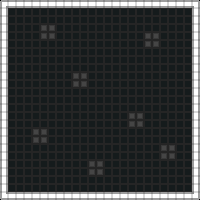

The image is a tile-based game level rendered from a .tmx file. Its description and complete source (layers, tilesets, objects, tile grids) follow:
An orthogonal 25x25 tile map with 8x8 px tiles, 2 tile layers (Tile Layer 1, Tile Layer 2), 2 tilesets.

<map version="1.0" orientation="orthogonal" renderorder="right-down" width="25" height="25" tilewidth="8" tileheight="8" nextobjectid="6">
 <tileset firstgid="1" name="tiles" tilewidth="8" tileheight="8" tilecount="780" columns="30">
  <image source="tiles.png" trans="ff00ff" width="240" height="208" />
 </tileset>
 <tileset firstgid="781" name="lofi_environment" tilewidth="8" tileheight="8" tilecount="256" columns="16">
  <image source="lofi_environment.png" width="128" height="128" />
 </tileset>
 <layer name="Tile Layer 1" width="25" height="25">
  <data encoding="csv">
1,5,5,5,5,5,5,5,5,5,5,5,5,5,5,5,5,5,5,5,5,5,5,5,31,
2684354565,274,274,274,274,274,274,274,274,274,274,274,274,274,274,274,274,274,274,274,274,274,274,274,2684354565,
2684354565,274,274,274,274,274,274,274,274,274,274,274,274,274,274,274,274,274,274,274,274,274,274,274,2684354565,
2684354565,274,274,274,274,50,50,274,274,274,274,274,274,274,274,274,274,274,274,274,274,274,274,274,2684354565,
2684354565,274,274,274,274,50,50,274,274,274,274,274,274,274,274,274,274,274,50,50,274,274,274,274,2684354565,
2684354565,274,274,274,274,274,274,274,274,274,274,274,274,274,274,274,274,274,50,50,274,274,274,274,2684354565,
2684354565,274,274,274,274,274,274,274,274,274,274,274,274,274,274,274,274,274,274,274,274,274,274,274,2684354565,
2684354565,274,274,274,274,274,274,274,274,274,274,274,274,274,274,274,274,274,274,274,274,274,274,274,2684354565,
2684354565,274,274,274,274,274,274,274,274,274,274,274,274,274,274,274,274,274,274,274,274,274,274,274,2684354565,
2684354565,274,274,274,274,274,274,274,274,50,50,274,274,274,274,274,274,274,274,274,274,274,274,274,2684354565,
2684354565,274,274,274,274,274,274,274,274,50,50,274,274,274,274,274,274,274,274,274,274,274,274,274,2684354565,
2684354565,274,274,274,274,274,274,274,274,274,274,274,274,274,274,274,274,274,274,274,274,274,274,274,2684354565,
2684354565,274,274,274,274,274,274,274,274,274,274,274,274,274,274,274,274,274,274,274,274,274,274,274,2684354565,
2684354565,274,274,274,274,274,274,274,274,274,274,274,274,274,274,274,274,274,274,274,274,274,274,274,2684354565,
2684354565,274,274,274,274,274,274,274,274,274,274,274,274,274,274,274,50,50,274,274,274,274,274,274,2684354565,
2684354565,274,274,274,274,274,274,274,274,274,274,274,274,274,274,274,50,50,274,274,274,274,274,274,2684354565,
2684354565,274,274,274,50,50,274,274,274,274,274,274,274,274,274,274,274,274,274,274,274,274,274,274,2684354565,
2684354565,274,274,274,50,50,274,274,274,274,274,274,274,274,274,274,274,274,274,274,274,274,274,274,2684354565,
2684354565,274,274,274,274,274,274,274,274,274,274,274,274,274,274,274,274,274,274,274,50,50,274,274,2684354565,
2684354565,274,274,274,274,274,274,274,274,274,274,274,274,274,274,274,274,274,274,274,50,50,274,274,2684354565,
2684354565,274,274,274,274,274,274,274,274,274,274,50,50,274,274,274,274,274,274,274,274,274,274,274,2684354565,
2684354565,274,274,274,274,274,274,274,274,274,274,50,50,274,274,274,274,274,274,274,274,274,274,274,2684354565,
2684354565,274,274,274,274,274,274,274,274,274,274,274,274,274,274,274,274,274,274,274,274,274,274,274,2684354565,
2684354565,274,274,274,274,274,274,274,274,274,274,274,274,274,274,274,274,274,274,274,274,274,274,274,2684354565,
91,5,5,5,5,5,5,5,5,5,5,5,5,5,5,5,5,5,5,5,5,5,5,5,61
</data>
 </layer>
 <layer name="Tile Layer 2" width="25" height="25">
  <data encoding="csv">
0,0,0,0,0,0,0,0,0,0,0,0,0,0,0,0,0,0,0,0,0,0,0,0,0,
0,0,0,0,0,0,0,0,0,0,0,0,0,0,0,0,0,0,0,0,0,0,0,0,0,
0,0,0,0,0,0,0,0,0,0,0,0,0,0,0,0,0,0,0,0,0,0,0,0,0,
0,0,0,0,0,0,0,0,0,0,0,0,0,0,0,0,0,0,0,0,0,0,0,0,0,
0,0,0,0,0,0,0,0,0,0,0,0,0,0,0,0,0,0,0,0,0,0,0,0,0,
0,0,0,0,0,0,0,0,0,0,0,0,0,0,0,0,0,0,0,0,0,0,0,0,0,
0,0,0,0,0,0,0,0,0,0,0,0,0,0,0,0,0,0,0,0,0,0,0,0,0,
0,0,0,0,0,0,0,0,0,0,0,0,0,0,0,0,0,0,0,0,0,0,0,0,0,
0,0,0,0,0,0,0,0,0,0,0,0,0,0,0,0,0,0,0,0,0,0,0,0,0,
0,0,0,0,0,0,0,0,0,0,0,0,0,0,0,0,0,0,0,0,0,0,0,0,0,
0,0,0,0,0,0,0,0,0,0,0,0,0,0,0,0,0,0,0,0,0,0,0,0,0,
0,0,0,0,0,0,0,0,0,0,0,0,0,0,0,0,0,0,0,0,0,0,0,0,0,
0,0,0,0,0,0,0,0,0,0,0,0,0,0,0,0,0,0,0,0,0,0,0,0,0,
0,0,0,0,0,0,0,0,0,0,0,0,0,0,0,0,0,0,0,0,0,0,0,0,0,
0,0,0,0,0,0,0,0,0,0,0,0,0,0,0,0,0,0,0,0,0,0,0,0,0,
0,0,0,0,0,0,0,0,0,0,0,0,0,0,0,0,0,0,0,0,0,0,0,0,0,
0,0,0,0,0,0,0,0,0,0,0,0,0,0,0,0,0,0,0,0,0,0,0,0,0,
0,0,0,0,0,0,0,0,0,0,0,0,0,0,0,0,0,0,0,0,0,0,0,0,0,
0,0,0,0,0,0,0,0,0,0,0,0,0,0,0,0,0,0,0,0,0,0,0,0,0,
0,0,0,0,0,0,0,0,0,0,0,0,0,0,0,0,0,0,0,0,0,0,0,0,0,
0,0,0,0,0,0,0,0,0,0,0,0,0,0,0,0,0,0,0,0,0,0,0,0,0,
0,0,0,0,0,0,0,0,0,0,0,0,0,0,0,0,0,0,0,0,0,0,0,0,0,
0,0,0,0,0,0,0,0,0,0,0,0,0,0,0,0,0,0,0,0,0,0,0,0,0,
0,0,0,0,0,0,0,0,0,0,0,0,0,0,0,0,0,0,0,0,0,0,0,0,0,
0,0,0,0,0,0,0,0,0,0,0,0,0,0,0,0,0,0,0,0,0,0,0,0,0
</data>
 </layer>
</map>
